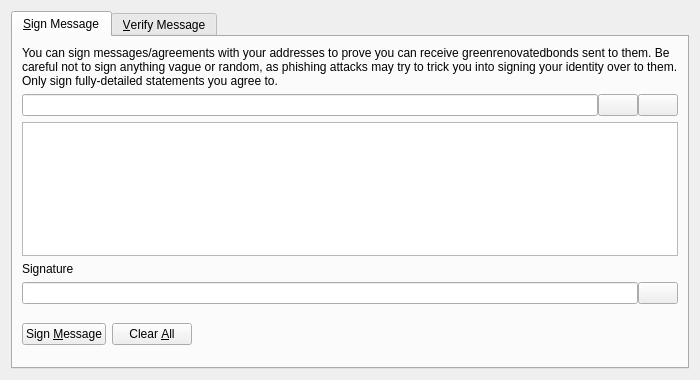
<?xml version="1.0" encoding="UTF-8"?>
<ui version="4.0">
 <class>SignVerifyMessageDialog</class>
 <widget class="QDialog" name="SignVerifyMessageDialog">
  <property name="geometry">
   <rect>
    <x>0</x>
    <y>0</y>
    <width>700</width>
    <height>380</height>
   </rect>
  </property>
  <property name="windowTitle">
   <string>Signatures - Sign / Verify a Message</string>
  </property>
  <property name="modal">
   <bool>true</bool>
  </property>
  <layout class="QVBoxLayout" name="verticalLayout">
   <item>
    <widget class="QTabWidget" name="tabWidget">
     <property name="currentIndex">
      <number>0</number>
     </property>
     <widget class="QWidget" name="tabSignMessage">
      <attribute name="title">
       <string>&amp;Sign Message</string>
      </attribute>
      <layout class="QVBoxLayout" name="verticalLayout_SM">
       <item>
        <widget class="QLabel" name="infoLabel_SM">
         <property name="text">
          <string>You can sign messages/agreements with your addresses to prove you can receive greenrenovatedbonds sent to them. Be careful not to sign anything vague or random, as phishing attacks may try to trick you into signing your identity over to them. Only sign fully-detailed statements you agree to.</string>
         </property>
         <property name="textFormat">
          <enum>Qt::PlainText</enum>
         </property>
         <property name="wordWrap">
          <bool>true</bool>
         </property>
        </widget>
       </item>
       <item>
        <layout class="QHBoxLayout" name="horizontalLayout_1_SM">
         <property name="spacing">
          <number>0</number>
         </property>
         <item>
          <widget class="QValidatedLineEdit" name="addressIn_SM">
           <property name="toolTip">
            <string>The greenrenovatedbonds address to sign the message with</string>
           </property>
          </widget>
         </item>
         <item>
          <widget class="QPushButton" name="addressBookButton_SM">
           <property name="toolTip">
            <string>Choose previously used address</string>
           </property>
           <property name="text">
            <string/>
           </property>
           <property name="shortcut">
            <string>Alt+A</string>
           </property>
           <property name="autoDefault">
            <bool>false</bool>
           </property>
          </widget>
         </item>
         <item>
          <widget class="QPushButton" name="pasteButton_SM">
           <property name="toolTip">
            <string>Paste address from clipboard</string>
           </property>
           <property name="text">
            <string/>
           </property>
           <property name="shortcut">
            <string>Alt+P</string>
           </property>
           <property name="autoDefault">
            <bool>false</bool>
           </property>
          </widget>
         </item>
        </layout>
       </item>
       <item>
        <widget class="QPlainTextEdit" name="messageIn_SM">
         <property name="toolTip">
          <string>Enter the message you want to sign here</string>
         </property>
        </widget>
       </item>
       <item>
        <widget class="QLabel" name="signatureLabel_SM">
         <property name="text">
          <string>Signature</string>
         </property>
         <property name="textFormat">
          <enum>Qt::PlainText</enum>
         </property>
        </widget>
       </item>
       <item>
        <layout class="QHBoxLayout" name="horizontalLayout_2_SM">
         <property name="spacing">
          <number>0</number>
         </property>
         <item>
          <widget class="QLineEdit" name="signatureOut_SM">
           <property name="font">
            <font>
             <italic>true</italic>
            </font>
           </property>
           <property name="readOnly">
            <bool>true</bool>
           </property>
          </widget>
         </item>
         <item>
          <widget class="QPushButton" name="copySignatureButton_SM">
           <property name="toolTip">
            <string>Copy the current signature to the system clipboard</string>
           </property>
           <property name="text">
            <string/>
           </property>
           <property name="autoDefault">
            <bool>false</bool>
           </property>
          </widget>
         </item>
        </layout>
       </item>
       <item>
        <layout class="QHBoxLayout" name="horizontalLayout_3_SM">
         <item>
          <widget class="QPushButton" name="signMessageButton_SM">
           <property name="toolTip">
            <string>Sign the message to prove you own this greenrenovatedbonds address</string>
           </property>
           <property name="text">
            <string>Sign &amp;Message</string>
           </property>
           <property name="autoDefault">
            <bool>false</bool>
           </property>
          </widget>
         </item>
         <item>
          <widget class="QPushButton" name="clearButton_SM">
           <property name="toolTip">
            <string>Reset all sign message fields</string>
           </property>
           <property name="text">
            <string>Clear &amp;All</string>
           </property>
           <property name="autoDefault">
            <bool>false</bool>
           </property>
          </widget>
         </item>
         <item>
          <spacer name="horizontalSpacer_1_SM">
           <property name="orientation">
            <enum>Qt::Horizontal</enum>
           </property>
           <property name="sizeHint" stdset="0">
            <size>
             <width>40</width>
             <height>48</height>
            </size>
           </property>
          </spacer>
         </item>
         <item>
          <widget class="QLabel" name="statusLabel_SM">
           <property name="font">
            <font>
             <weight>75</weight>
             <bold>true</bold>
            </font>
           </property>
           <property name="text">
            <string/>
           </property>
           <property name="wordWrap">
            <bool>true</bool>
           </property>
          </widget>
         </item>
         <item>
          <spacer name="horizontalSpacer_2_SM">
           <property name="orientation">
            <enum>Qt::Horizontal</enum>
           </property>
           <property name="sizeHint" stdset="0">
            <size>
             <width>40</width>
             <height>48</height>
            </size>
           </property>
          </spacer>
         </item>
        </layout>
       </item>
      </layout>
     </widget>
     <widget class="QWidget" name="tabVerifyMessage">
      <attribute name="title">
       <string>&amp;Verify Message</string>
      </attribute>
      <layout class="QVBoxLayout" name="verticalLayout_VM">
       <item>
        <widget class="QLabel" name="infoLabel_VM">
         <property name="text">
          <string>Enter the receiver's address, message (ensure you copy line breaks, spaces, tabs, etc. exactly) and signature below to verify the message. Be careful not to read more into the signature than what is in the signed message itself, to avoid being tricked by a man-in-the-middle attack. Note that this only proves the signing party receives with the address, it cannot prove sendership of any transaction!</string>
         </property>
         <property name="textFormat">
          <enum>Qt::PlainText</enum>
         </property>
         <property name="alignment">
          <set>Qt::AlignLeading|Qt::AlignLeft|Qt::AlignTop</set>
         </property>
         <property name="wordWrap">
          <bool>true</bool>
         </property>
        </widget>
       </item>
       <item>
        <layout class="QHBoxLayout" name="horizontalLayout_1_VM">
         <property name="spacing">
          <number>0</number>
         </property>
         <item>
          <widget class="QValidatedLineEdit" name="addressIn_VM">
           <property name="toolTip">
            <string>The greenrenovatedbonds address the message was signed with</string>
           </property>
          </widget>
         </item>
         <item>
          <widget class="QPushButton" name="addressBookButton_VM">
           <property name="toolTip">
            <string>Choose previously used address</string>
           </property>
           <property name="text">
            <string/>
           </property>
           <property name="shortcut">
            <string>Alt+A</string>
           </property>
           <property name="autoDefault">
            <bool>false</bool>
           </property>
          </widget>
         </item>
        </layout>
       </item>
       <item>
        <widget class="QPlainTextEdit" name="messageIn_VM"/>
       </item>
       <item>
        <widget class="QValidatedLineEdit" name="signatureIn_VM"/>
       </item>
       <item>
        <layout class="QHBoxLayout" name="horizontalLayout_2_VM">
         <item>
          <widget class="QPushButton" name="verifyMessageButton_VM">
           <property name="toolTip">
            <string>Verify the message to ensure it was signed with the specified greenrenovatedbonds address</string>
           </property>
           <property name="text">
            <string>Verify &amp;Message</string>
           </property>
           <property name="autoDefault">
            <bool>false</bool>
           </property>
          </widget>
         </item>
         <item>
          <widget class="QPushButton" name="clearButton_VM">
           <property name="toolTip">
            <string>Reset all verify message fields</string>
           </property>
           <property name="text">
            <string>Clear &amp;All</string>
           </property>
           <property name="autoDefault">
            <bool>false</bool>
           </property>
          </widget>
         </item>
         <item>
          <spacer name="horizontalSpacer_1_VM">
           <property name="orientation">
            <enum>Qt::Horizontal</enum>
           </property>
           <property name="sizeHint" stdset="0">
            <size>
             <width>40</width>
             <height>48</height>
            </size>
           </property>
          </spacer>
         </item>
         <item>
          <widget class="QLabel" name="statusLabel_VM">
           <property name="font">
            <font>
             <weight>75</weight>
             <bold>true</bold>
            </font>
           </property>
           <property name="text">
            <string/>
           </property>
           <property name="wordWrap">
            <bool>true</bool>
           </property>
          </widget>
         </item>
         <item>
          <spacer name="horizontalSpacer_2_VM">
           <property name="orientation">
            <enum>Qt::Horizontal</enum>
           </property>
           <property name="sizeHint" stdset="0">
            <size>
             <width>40</width>
             <height>48</height>
            </size>
           </property>
          </spacer>
         </item>
        </layout>
       </item>
      </layout>
     </widget>
    </widget>
   </item>
  </layout>
 </widget>
 <customwidgets>
  <customwidget>
   <class>QValidatedLineEdit</class>
   <extends>QLineEdit</extends>
   <header>qvalidatedlineedit.h</header>
  </customwidget>
 </customwidgets>
 <resources>
  <include location="../greenrenovatedbonds.qrc"/>
 </resources>
 <connections/>
</ui>
